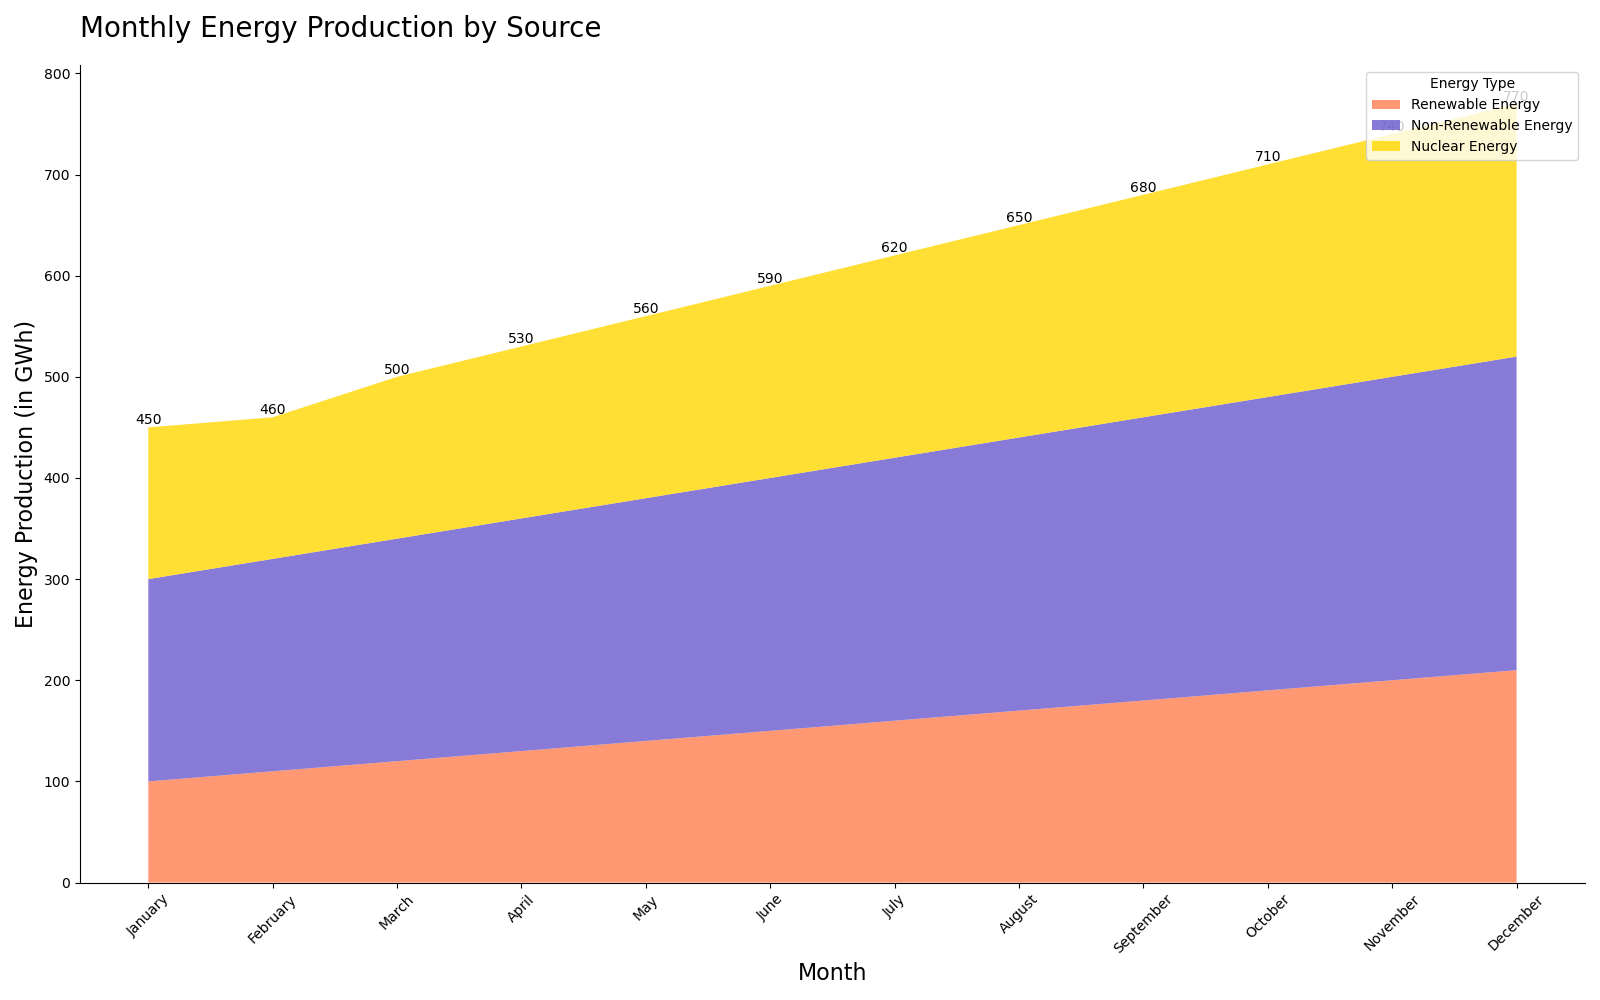

This figure's Python source:

import pandas as pd
import matplotlib.pyplot as plt

data = {
    'Month': ['January', 'February', 'March', 'April', 'May', 'June',
              'July', 'August', 'September', 'October', 'November', 'December'],
    'Renewable Energy': [100, 110, 120, 130, 140, 150, 160, 170, 180, 190, 200, 210],
    'Non-Renewable Energy': [200, 210, 220, 230, 240, 250, 260, 270, 280, 290, 300, 310],
    'Nuclear Energy': [150, 140, 160, 170, 180, 190, 200, 210, 220, 230, 240, 250]
}

df = pd.DataFrame(data)
df_melted = df.melt('Month', var_name='Energy Type', value_name='Production')

df_melted['Month'] = pd.Categorical(df_melted['Month'],
                                    categories=data['Month'],
                                    ordered=True)

plt.figure(figsize=(16, 10))

colors = ["#FF7F50", "#6A5ACD", "#FFD700"]

plt.stackplot(df['Month'], df.iloc[:, 1:].values.T, labels=df.columns[1:], colors=colors, alpha=0.8)

plt.title('Monthly Energy Production by Source', fontsize=20, loc='left', pad=20)
plt.ylabel('Energy Production (in GWh)', fontsize=16)
plt.xlabel('Month', fontsize=16)
plt.xticks(rotation=45)
plt.legend(title='Energy Type', loc='upper right')

for i, row in df.iterrows():
    total_production = row['Renewable Energy'] + row['Non-Renewable Energy'] + row['Nuclear Energy']
    plt.text(row['Month'], total_production, f'{total_production}', ha='center', va='bottom')

plt.gca().spines['top'].set_visible(False)
plt.gca().spines['right'].set_visible(False)

plt.tight_layout()
plt.show()
